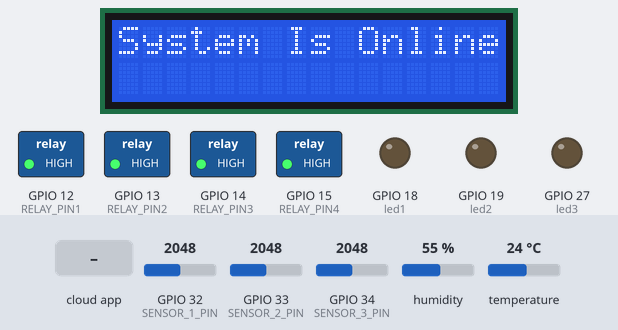
Bench run of a sketch on a simulated ESP32. Parts: 16×2 character LCD, switched loads named in the sketch (green lamp = pin HIGH), output pins drawn as LEDs (lit = HIGH). The inputs (shaded band) are chosen by the test bench; at power-on: GPIO 32 (SENSOR_1_PIN) = 2048, GPIO 33 (SENSOR_2_PIN) = 2048, GPIO 34 (SENSOR_3_PIN) = 2048, humidity 55 %, temperature 24 °C. WiFi joins after 1.5 s; servers stay silent unless stated; the local clock reads 2024-03-15 10:24:30 at power-on unless the sketch sets it; the Firebase database answers and starts empty; what the sketch prints to the serial monitor is not drawn.

Above: at 5.3 s.
5.4 s: the phone or cloud app sets growthmode to 1
At 12.0 s:
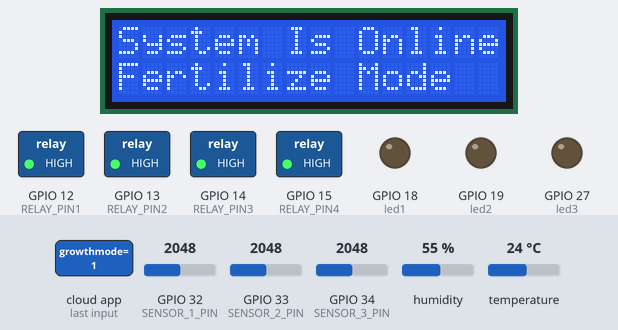
12.6 s: the phone or cloud app sets count to 2
At 18.9 s:
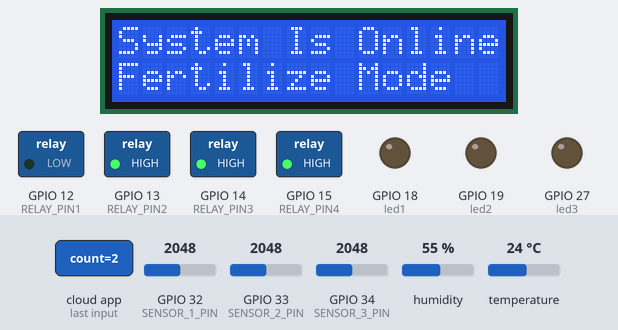
25.3 s: the phone or cloud app sets growthmode to 2
At 34.1 s:
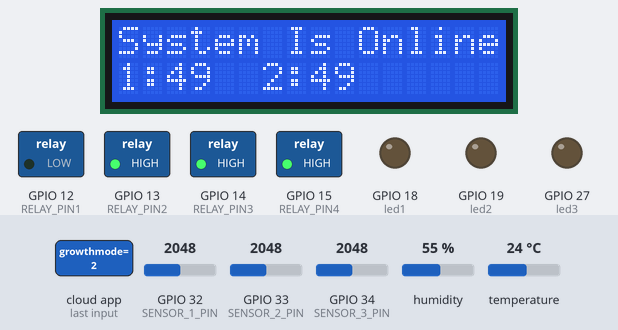
40.0 s: GPIO 32 (SENSOR_1_PIN) set to 1960
At 49.3 s:
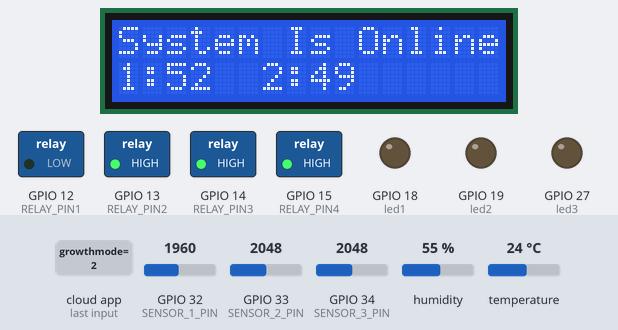
Timing chart, 0 to 49.8 s (numbered marks = the images above; inputs shaded):
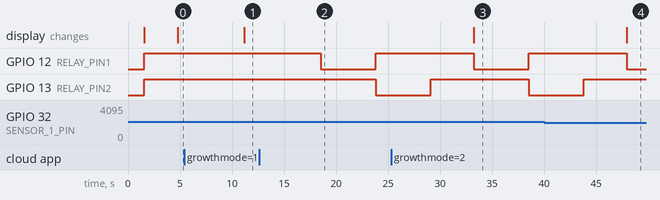

Measured:
- after the input at 5.4 s, the display: changes after 5.8 s (image 1)
- after the input at 12.6 s, GPIO 12 (RELAY_PIN1): HIGH → LOW after 5.9 s, → HIGH 5.3 s later; GPIO 13 (RELAY_PIN2): HIGH → LOW after 11.2 s
- after the input at 25.3 s, the display: changes after 7.9 s (image 3)
- after the input at 40.0 s, the display: changes after 7.9 s (image 4)

The sketch:

ESP32_code.ino
```cpp
#include <Arduino.h>
#include <WiFi.h>
#include <FirebaseESP32.h>

#include "RTClib.h"
#include <LiquidCrystal_I2C.h>
#include <DHT.h>

// Provide the token generation process info.
#include <addons/TokenHelper.h>

// Provide the RTDB payload printing info and other helper functions.
#include <addons/RTDBHelper.h>

/* 1. Define the Wi-Fi credentials */
#define WIFI_SSID "Pixel_3618"
#define WIFI_PASSWORD "12345678"

/* 2. Define the API Key */
#define API_KEY "AIzaSyBgbGOlp-zCR69h7F0cjwnxQAfME_bwPqM"

/* 3. Define the RTDB URL */
#define DATABASE_URL "agritek-2d80d-default-rtdb.firebaseio.com"

/* 4. Define the user Email and password that are already registered or added in your project */
#define USER_EMAIL "msaokumara@gmail.com"
#define USER_PASSWORD "Omindu2003"

// Define Firebase Data object
FirebaseData fbdo;

FirebaseAuth auth;
FirebaseConfig config;

unsigned long sendDataPrevMillis = 0;
unsigned long dataFetchPrevMillis = 0;

#define SENSOR_1_PIN 32 // Pin for sensor 1
#define SENSOR_2_PIN 33 // Pin for sensor 2
#define SENSOR_3_PIN 34 // Pin for sensor 3


#define RELAY_PIN1 12 // ESP32 pin GPIO12 connected to the IN pin of relay
#define RELAY_PIN2 13 // ESP32 pin GPIO13 connected to the IN pin of relay
#define RELAY_PIN3 14 // ESP32 pin GPIO14 connected to the IN pin of relay
#define RELAY_PIN4 15 // ESP32 pin GPIO14 connected to the IN pin of relay

#define led1 18
#define led2 19
#define led3 27

#define DHT_SENSOR_PIN  25 // ESP32 pin GPIO21 connected to DHT11 sensor
#define DHT_SENSOR_TYPE DHT11


LiquidCrystal_I2C lcd(0x27, 16, 2); // I2C address 0x27, 16 column and 2 rows
DHT dht_sensor(DHT_SENSOR_PIN, DHT_SENSOR_TYPE);
RTC_DS3231 rtc;
DateTime t;


int sensorValue[10];

int cropwater[10];

int firtmode;
int triggerYear;
int triggerMonth;
int triggerDate;
int triggerHour;
int triggerMinute;
int firtneedAT; // in ml
int cropscount;
int firtilizingdone;
void moisturesensor();


bool switch1, switch2, switch3;

void setup() {
  Serial.begin(115200);

   WiFi.begin(WIFI_SSID, WIFI_PASSWORD);
    Serial.print("Connecting to Wi-Fi");
    while (WiFi.status() != WL_CONNECTED)
    {
        Serial.print(".");
        delay(300);
    }
    Serial.println();
    Serial.print("Connected with IP: ");
    Serial.println(WiFi.localIP());
    Serial.println();

    // Firebase configuration
    config.api_key = API_KEY;
    config.database_url = DATABASE_URL;
    auth.user.email = USER_EMAIL;
    auth.user.password = USER_PASSWORD;
    config.token_status_callback = tokenStatusCallback;

    Firebase.reconnectNetwork(true);

    Firebase.begin(&config, &auth);

  dht_sensor.begin(); // initialize the DHT sensor
  lcd.init(); // initialize the lcd
  lcd.backlight();
  rtc.begin();

   // initialize digital pin as an output.
  pinMode(RELAY_PIN1, OUTPUT);
  pinMode(RELAY_PIN2, OUTPUT);
  pinMode(RELAY_PIN3, OUTPUT);
  pinMode(RELAY_PIN4, OUTPUT);

  digitalWrite(RELAY_PIN1, HIGH);
  digitalWrite(RELAY_PIN2, HIGH);
  digitalWrite(RELAY_PIN3, HIGH);
  digitalWrite(RELAY_PIN4, HIGH);

          // Set GPIO modes for LEDs
    pinMode(led1, OUTPUT);
    pinMode(led2, OUTPUT);
    pinMode(led3, OUTPUT);

    // Set default states
    digitalWrite(led1, LOW);
    digitalWrite(led2, LOW);
    digitalWrite(led3, LOW);

//rtc.adjust(DateTime(2024, 4, 29, 7, 16, 0));
 rtc.adjust(DateTime(F(__DATE__), F(__TIME__)));
}

void loop() {

      if (Firebase.ready() && (millis() - dataFetchPrevMillis > 2000 || dataFetchPrevMillis == 0))
    {
        dataFetchPrevMillis = millis();

     if (Firebase.getInt(fbdo, "/control/growthmode")) {
    if (fbdo.dataType() == "int") {
      firtmode = fbdo.intData();
      Serial.print("firtmode");
      Serial.println(firtmode);
    } else {
      Serial.println("Failed to get growthmode data, data type mismatch");
    }
  } else {
    Serial.print("Failed to get growthmode data, ");
    Serial.println(fbdo.errorReason());
  }
    if (Firebase.getInt(fbdo, "/control/fertilized")) {
    if (fbdo.dataType() == "int") {
      firtilizingdone = fbdo.intData();
      Serial.print("fertilizing");
      Serial.println(firtilizingdone);
    } else {
      Serial.println("Failed to get fertilizing data, data type mismatch");
    }
  } else {
    Serial.print("Failed to get fertilizing data, ");
    Serial.println(fbdo.errorReason());
  }

     if (Firebase.getInt(fbdo, "/control/count")) {
    if (fbdo.dataType() == "int") {
      cropscount = fbdo.intData();
      Serial.print("count");
      Serial.println(cropscount);
    } else {
      Serial.println("Failed to get count, data type mismatch");
    }
  } else {
    Serial.print("Failed to get count, ");
    Serial.println(fbdo.errorReason());
  }

   if (Firebase.getInt(fbdo, "/control/irrigation1")) {
    if (fbdo.dataType() == "int") {
       triggerYear = fbdo.intData();
      Serial.print("Irrigation Time for Crop 1: ");
      Serial.println(triggerYear);
    } else {
      Serial.println("Failed to get irrigation time, data type mismatch");
    }
  } else {
    Serial.print("Failed to get irrigation time, ");
    Serial.println(fbdo.errorReason());
  }

  if (Firebase.getInt(fbdo, "/control/irrigation2")) {
    if (fbdo.dataType() == "int") {
       triggerMonth = fbdo.intData();
      Serial.print("Irrigation Time for Crop 2: ");
      Serial.println(triggerMonth);
    } else {
      Serial.println("Failed to get irrigation time2, data type mismatch");
    }
  } else {
    Serial.print("Failed to get irrigation time2, ");
    Serial.println(fbdo.errorReason());
  }

            if (Firebase.getInt(fbdo, "/control/irrigation3")) {
    if (fbdo.dataType() == "int") {
       triggerDate = fbdo.intData();
      Serial.print("Irrigation Time for Crop 3: ");
      Serial.println(triggerDate);
    } else {
      Serial.println("Failed to get irrigation time3, data type mismatch");
    }
  } else {
    Serial.print("Failed to get irrigation time3, ");
    Serial.println(fbdo.errorReason());
  }
            if (Firebase.getInt(fbdo, "/control/irrigation4")) {
    if (fbdo.dataType() == "int") {
     triggerHour = fbdo.intData();
      Serial.print("Irrigation Time for Crop 4: ");
      Serial.println(triggerHour);
    } else {
      Serial.println("Failed to get irrigation time4, data type mismatch");
    }
  } else {
    Serial.print("Failed to get irrigation time4, ");
    Serial.println(fbdo.errorReason());
  }

  if (Firebase.getInt(fbdo, "/control/irrigation5"))
  {
    if (fbdo.dataType() == "int")
    {
     triggerMinute = fbdo.intData();
      Serial.print("Irrigation Time for Crop 5: ");
      Serial.println(triggerMinute);
    } else {
      Serial.println("Failed to get irrigation time5, data type mismatch");
    }
  } else {
    Serial.print("Failed to get irrigation time5, ");
    Serial.println(fbdo.errorReason());
  }

    }

      // Fetch switch states from Firebase to control LEDs
    if (Firebase.ready() && (millis() - dataFetchPrevMillis > 2000 || dataFetchPrevMillis == 0))
    {
        dataFetchPrevMillis = millis();


        // Fetch switch states for LEDs
        Firebase.getBool(fbdo, "/control/led1", &switch1);
        Firebase.getBool(fbdo, "/control/led2", &switch2);
        Firebase.getBool(fbdo, "/control/led3", &switch3);

        // Control LEDs based on Firebase data
        digitalWrite(led1, switch1 ? HIGH : LOW);
        digitalWrite(led2, switch2 ? HIGH : LOW);
        digitalWrite(led3, switch3 ? HIGH : LOW);

        Serial.println("LED states updated from Firebase");

    }

        readSensor(SENSOR_1_PIN,1);
        readSensor(SENSOR_2_PIN,2);
        readSensor(SENSOR_3_PIN,3);

        //omi end

  float humi  = dht_sensor.readHumidity(); // read humidity
  float tempC = dht_sensor.readTemperature(); // read temperature in Celsius
  float tempF = dht_sensor.readTemperature(true); // read temperature in Fahrenheit

  DateTime now = rtc.now();

  // check whether the reading is successful or not
  if ( isnan(tempC) || isnan(tempF) || isnan(humi)) {
    Serial.println("Failed to read from DHT sensor!");
    tempC=29;
    tempF=30;
    humi=60;
  } else {
    Serial.print("Humidity: ");
    Serial.print(humi);
    Serial.print("%");

    Serial.print("  |  ");

    Serial.print("Temperature: ");
    Serial.print(tempC);
    Serial.print("°C  ~  ");
    Serial.print(tempF);
    Serial.println("°F");

    Firebase.setFloat(fbdo, "/sensors/temperature",tempC);
    Firebase.setFloat(fbdo, "/sensors/humidity",humi);
  }
  Firebase.setFloat(fbdo, "/sensors/temperature",tempC);
    Firebase.setFloat(fbdo, "/sensors/humidity",humi);


moisturesensor();

    for(int i=1;i<=cropscount;i++){
        Serial.print("Sensor value: ");
         Serial.print(i);
         Serial.print("  : ");
       Serial.println(sensorValue[i]);


  }
  lcd.clear();
    //digitalWrite(relay,LOW);
    lcd.setCursor(0,0);
    lcd.print("System Is Online");

if(cropscount>=3){
    lcd.setCursor(0,1);
    lcd.print("1:");
    lcd.setCursor(2, 1);
    lcd.print(sensorValue[1]);
    lcd.setCursor(6, 1);
    lcd.print("2:");
    lcd.setCursor(8, 1);
    lcd.print(sensorValue[2]);
    lcd.setCursor(11, 1);
    lcd.print("3:");
    lcd.setCursor(13,1 );
    lcd.print(sensorValue[3]);
}
else if(cropscount>=2){
  lcd.setCursor(0,1);
    lcd.print("1:");
    lcd.setCursor(2, 1);
    lcd.print(sensorValue[1]);
    lcd.setCursor(6, 1);
    lcd.print("2:");
    lcd.setCursor(8, 1);
    lcd.print(sensorValue[2]);
}
else if(cropscount>=1){
  lcd.setCursor(0,1);
    lcd.print("1:");
    lcd.setCursor(2, 1);
    lcd.print(sensorValue[1]);
}

if(firtmode == 1){
  //lcd.clear();
  lcd.setCursor(0,1);
    lcd.print("Fertilize Mode");
}


  Serial.print("Current Time: ");
  Serial.print(now.year());
  Serial.print("-");
  Serial.print(now.month());
  Serial.print("-");
  Serial.print(now.day());
  Serial.print(" ");
  Serial.print(now.hour());
  Serial.print(":");
  Serial.print(now.minute());
  Serial.print(":");
  Serial.print(now.second());
  Serial.println();

//soilMoisture(mvalue1,mvalue2);
  // wait a 2 seconds between readings


if (/*cropscount == 0  &&*/ !(firtilizingdone) && firtmode ){
 if (now.year() == triggerYear && now.month() == triggerMonth && now.day() == triggerDate && now.hour() == triggerHour && now.minute() == triggerMinute && !(firtilizingdone)) {
    //firtneedAT ml
    firtneedAT=100;
    controlMotor(firtneedAT ,RELAY_PIN4);
    Serial.println("Fertilizing according to time");
    firtilizingdone = 1;
    Firebase.setInt(fbdo, "/control/fertilized",1);
    Firebase.setInt(fbdo, "/control/growthmode",0);
     firtmode = 0;
  }
   else {
    Serial.println("Not Fertilizing according to time");
  }

}

for(int i=1;i<=cropscount;i++){
    cropwater[i] = calculateWaterNeeds(sensorValue[i], humi,tempC);

    Serial.print("Water needs : ");
    Serial.println(cropwater[i]);


    }
    //controlMotor(cropwater[1],14);
    watering();
}


//loop ends

float calculateWaterNeeds(float fertilizerLevel, float humidity, float temperature) {
  // Example calculation logic based on sensor data

  float waterNeeds = 0.0;
  if( fertilizerLevel<=60){
  // Adjust water needs based on fertilizer level, humidity, temperature, and NPK level
  // Example logic:
  // Water needs increase with higher fertilizer level and lower humidity
  // Water needs increase with higher temperature
  // Water needs increase with lower NPK level (assuming higher NPK level indicates more nutrient uptake)
  waterNeeds += (100-fertilizerLevel)* 1; // Adjust this multiplier based on your sensor range and plant requirements
  waterNeeds += (100 - humidity) * 0.05; // Adjust this multiplier based on your sensor range and plant requirements
  waterNeeds += (temperature - 20) * 0.1; // Adjust this multiplier based on your sensor range and plant requirements

  }
  return waterNeeds;
}

/*int LEDcontrolvalue(){
  pin1
}*/

void watering(){
    int option = cropscount; // web value *omidu

    switch (option) {
      case 1:
        controlMotor(cropwater[1],12);  // Call function to control motor based on water level
        break;
      case 2:
        controlMotor(cropwater[1],12);  // Call function to control motor based on water level
        controlMotor(cropwater[2],13);  // Call function to control motor based on water level
        break;
      case 3:
        controlMotor(cropwater[1],12);  // Call function to control motor based on water level
        controlMotor(cropwater[2],13);  // Call function to control motor based on water level
        controlMotor(cropwater[3],14);  // Call function to control motor based on water level

        break;
      default:
        Serial.println("Cropscount 0 or Invalid option!");
        break;
    }
}


void controlMotor(int currentWaterLevel ,int motorPin) {

  float delaytimetomotor = (float)currentWaterLevel /10 *1000 ;
  Serial.println("Time : ");
  Serial.println(delaytimetomotor);
  if (currentWaterLevel > 0) {
    digitalWrite(motorPin, LOW);  // Turn motor on
    delay(delaytimetomotor);              // Wait for a moment
    digitalWrite(motorPin, HIGH);   // Turn motor off
  }
  // Add additional conditions or actions as needed
}


void moisturesensor(){
    int option = cropscount; // web value *omidu

    switch (option) {
      case 1:
        readSensor(SENSOR_1_PIN,1);
        break;
      case 2:
        readSensor(SENSOR_1_PIN,1);
        readSensor(SENSOR_2_PIN,2);
        break;
      case 3:
        readSensor(SENSOR_1_PIN,1);
        readSensor(SENSOR_2_PIN,2);
        readSensor(SENSOR_3_PIN,3);
        break;
      default:
        Serial.println("Invalid option!");
        break;
    }
}

void readSensor(int pin, int num) {
  //sensorValue[num] = 100-(analogRead(pin)/4095*100);
  sensorValue[num] = 100-((float)analogRead(pin)/4095*100);
  Firebase.setInt(fbdo, "/sensors/moisture1",sensorValue[1]);
  Firebase.setInt(fbdo, "/sensors/moisture2",sensorValue[2]);
  Firebase.setInt(fbdo, "/sensors/moisture3",sensorValue[3]);
}
```
